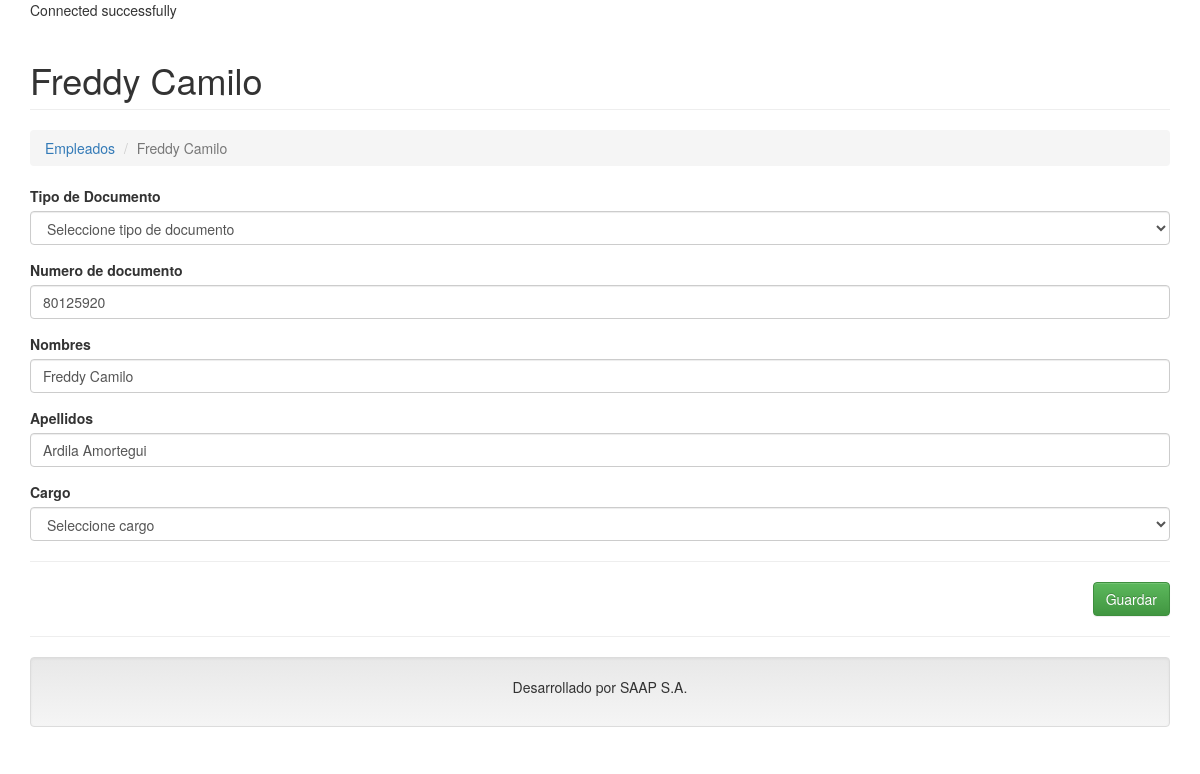
Page /empleados.php?c=Empleado&a=Crud&id=1 (signed in) on the committed database.
### tables this page shows
CREATE TABLE `empleados` (
  `IdEmpleado` int(11) NOT NULL,
  `TipoDeDocumento` varchar(100) NOT NULL,
  `Documento` varchar(100) NOT NULL,
  `Nombre` varchar(100) NOT NULL,
  `Apellidos` varchar(100) NOT NULL,
  `Cargo` varchar(50) NOT NULL
);

### controller/empleado.controller.php (called while the page is built, shortened)
<?php
require_once 'model/empleado.php';
class EmpleadoController{
    private $model;
    public function __CONSTRUCT(){
        $this->model = new Empleado();
    }
    public function Crud(){
        $alm = new Empleado();
        if(isset($_REQUEST['id'])){
            $alm = $this->model->Obtener($_REQUEST['id']);
        }
        require_once 'view/header.php';
        require_once 'view/empleado/empleado-editar.php';
        require_once 'view/footer.php';
    }
}

### model/database.php (called while the page is built)
<?php
class Database
{
    public static function StartUp()
    {
        $pdo = new PDO('mysql:host=localhost;dbname=saap;charset=utf8', 'root', '');
        $pdo->setAttribute(PDO::ATTR_ERRMODE, PDO::ERRMODE_EXCEPTION);
        return $pdo;
    }
}

### model/empleado.php (called while the page is built, shortened)
<?php
class Empleado
{
	private $pdo;
	public function __CONSTRUCT()
	{
		try
		{
			$this->pdo = Database::StartUp();
		}
		catch(Exception $e)
		{
			die($e->getMessage());
		}
	}
	public function Obtener($id)
	{
		try
		{
			$stm = $this->pdo
			          ->prepare("SELECT * FROM empleados WHERE IdEmpleado = ?");
			$stm->execute(array($id));
			return $stm->fetch(PDO::FETCH_OBJ);
		} catch (Exception $e)
		{
			die($e->getMessage());
		}
	}
}

### view/empleado/empleado-editar.php (the view, shortened to what this page needs)
<?php require_once('Connections/prueba.php'); ?>
<h1 class="page-header">
    <?php echo $alm->IdEmpleado != null ? $alm->Nombre : 'Nuevo Registro'; ?>
</h1>
<ol class="breadcrumb">
  <li><a href="?c=Empleado">Empleados</a></li>
  <li class="active"><?php echo $alm->IdEmpleado != null ? $alm->Nombre : 'Nuevo Registro'; ?></li>
</ol>
<form id="frm-alumno" action="?c=Empleado&a=Guardar" method="post" enctype="multipart/form-data">
    <div class="form-group">
        <label>Tipo de Documento</label>
        <select name="TipoDeDocumento" id="select" class="form-control">
        <option value=" ">Seleccione tipo de documento </option>
        </select>
    </div>
    <div class="form-group">
        <label>Numero de documento</label>
        <input type="text" name="Documento" value="<?php echo $alm->Documento ?>" class="form-control" placeholder="Numero de identificación" />
    </div>
    <div class="form-group">
        <label>Nombres</label>
        <input type="text" name="Nombre" value="<?php echo $alm->Nombre; ?>" class="form-control" placeholder="Nombres completos"  />
    </div>
    <div class="form-group">
        <label>Apellidos</label>
        <input type="text" name="Apellidos" value="<?php echo $alm->Apellidos; ?>" class="form-control" placeholder="Apellidos completos" />
    </div>
    <div class="form-group">
        <label>Cargo</label>
        <select name="Cargo" id="select2" class="form-control">
        <option value=" ">Seleccione cargo </option>
        </select>
    </div>
    <hr />
    <div class="text-right">
        <button class="btn btn-success">Guardar</button>
    </div>
</form>

### rows in the picture
empleados: Nombre "Freddy Camilo", Documento "80125920", Apellidos "Ardila Amortegui"
